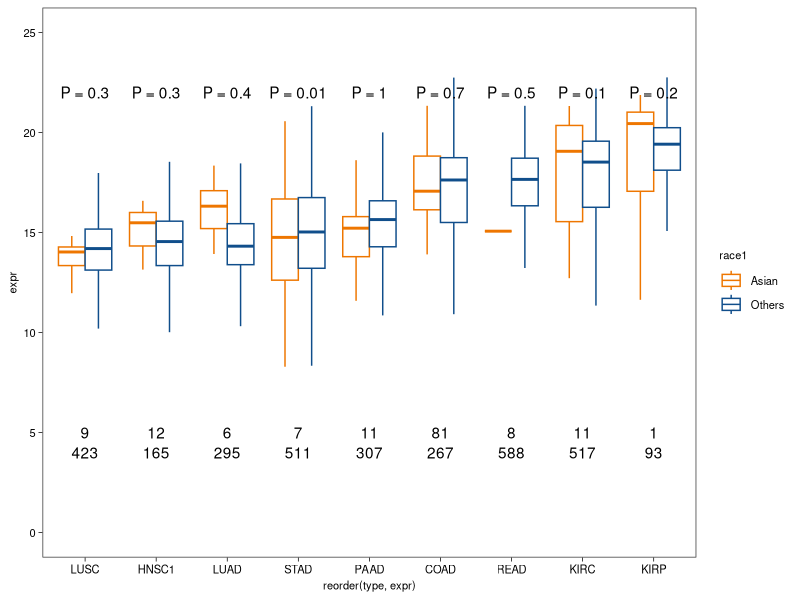
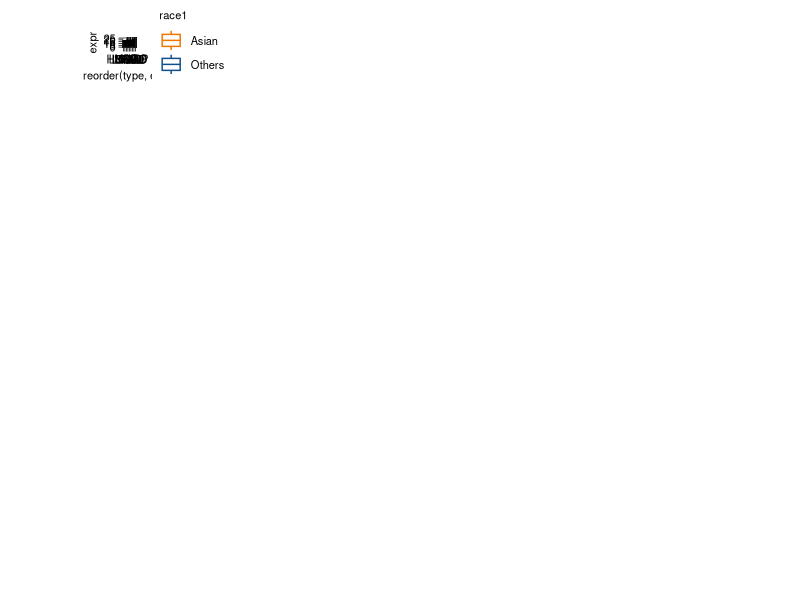

Recreate these plots in R, in order.
library("tidyverse")
mytheme <-  theme_bw()+
  theme(panel.grid.major = element_blank(),panel.grid.minor = element_blank())+
  theme(axis.text.x = element_text(colour="black", size=8))+
  theme(axis.text.y = element_text(colour="black", size=8))+
  theme(axis.title=element_text(size=8))+
  #theme(plot.title=element_text(size=1.5, lineheight=.9))+
  theme(axis.ticks=element_line(colour="black",size=0.25),axis.ticks.length=unit(.2,"lines"))+
  theme(legend.title=element_text(size=8))+
  theme(legend.text=element_text(size=8))
setwd("~/projects/ACE2/cancer_type_7/")
# input ACE2 expression level in 7 cancer type (log2(FPKM_UQ+1)); downloaded from UCSC Xena
type <- read.table("Data_ACE2_expression_among_seven_cancer_type.txt",sep="\t",header=T)
head(type)
names(type) <- c("type","sample","samples","tissue","age","gender","race","expr")
type$expr <- as.numeric(as.character(type$expr))
head(type)
str(type)
## other races marked with NA
type$race[type$race == "not reported" |type$race == "american indian or alaska native" |
            type$race == "native hawaiian or other pacific islander"] <- NA
## ANOVA 
summary(a <- lm(type$expr ~ type$type + type$age + type$gender + type$race))
anova(a)
# subset type
type1 <- type[,c("type","sample","race","expr")]
head(type1)
type2 <- na.omit(type1)
unique(type2$race)
## combine Aferican and European and mark with "Others"
type2$race1 <- "Others"
type2$race1[type2$race=="asian"] <- "Asian"

##compare ACE2 expression between Asians and others and calculate the p value 
## calculate the sample size of each race for each cancer type
subset(type2,race1=="Asian")[,sort("expr")]
a <- as.data.frame(type2 %>% group_by(type,race1) %>% summarise(median=median(expr)))
p <- vector(length=length(unique(type2$type)))
asian <- vector(length=length(unique(type2$type)))
other <- vector(length=length(unique(type2$type)))
t <- unique(type2$type)
for(i in 1:length(unique(type2$type))){
  p[i] <- wilcox.test(subset(type2,type==t[i] & race1=="Asian")$expr,subset(type2,type==t[i] & race1=="Others")$expr)$p.value
  asian[i] <- length(subset(type2,type==t[i] & race1=="Asian")$expr)
  other[i] <- length(subset(type2,type==t[i] & race1=="Others")$expr)
}
info <- data.frame(type=unique(type2$type),p=p,asian=asian,other=other)
info

# plot 
p1 <- ggplot(data=type2,aes(x=reorder(type,expr),y=expr,colour=race1))+
  geom_boxplot(position="dodge",outlier.size = 0.2,outlier.colour = "white")+
  mytheme+ylim(0,25)+
  scale_colour_manual(values=c("#EE7600", "#104E8B"))+
  #scale_x_discrete(limits=info$type)
  annotate("text", x=1, y=22, label=paste("P = ",signif(info$p[1],digit=1),sep="")) +
  annotate("text", x=2, y=22, label=paste("P = ",signif(info$p[2],digit=1),sep=""))+
  annotate("text", x=3, y=22, label=paste("P = ",signif(info$p[3],digit=1),sep=""))+
  annotate("text", x=4, y=22, label=paste("P = ",signif(info$p[4],digit=1),sep=""))+
  annotate("text", x=5, y=22, label=paste("P = ",signif(info$p[5],digit=1),sep=""))+
  annotate("text", x=6, y=22, label=paste("P = ",signif(info$p[6],digit=1),sep=""))+
  annotate("text", x=7, y=22, label=paste("P = ",signif(info$p[7],digit=1),sep=""))+
  annotate("text", x=8, y=22, label=paste("P = ",signif(info$p[8],digit=1),sep=""))+
  annotate("text", x=9, y=22, label=paste("P = ",signif(info$p[9],digit=1),sep=""))+
  annotate("text", x=1, y=5, label=info$asian[1])+
  annotate("text", x=2, y=5, label=info$asian[2])+
  annotate("text", x=3, y=5, label=info$asian[3])+
  annotate("text", x=4, y=5, label=info$asian[4])+
  annotate("text", x=5, y=5, label=info$asian[5])+
  annotate("text", x=6, y=5, label=info$asian[6])+
  annotate("text", x=7, y=5, label=info$asian[7])+
  annotate("text", x=8, y=5, label=info$asian[8])+
  annotate("text", x=9, y=5, label=info$asian[9])+
  annotate("text", x=1, y=4, label=info$other[1])+
  annotate("text", x=2, y=4, label=info$other[2])+
  annotate("text", x=3, y=4, label=info$other[3])+
  annotate("text", x=4, y=4, label=info$other[4])+
  annotate("text", x=5, y=4, label=info$other[5])+
  annotate("text", x=6, y=4, label=info$other[6])+
  annotate("text", x=7, y=4, label=info$other[7])+
  annotate("text", x=8, y=4, label=info$other[8])+
  annotate("text", x=9, y=4, label=info$other[9])
p1
library("grid")
pdf("20200207FigS5.pdf",width=20,height=20,useDingbats = F)
print(p1,vp=viewport(.2,.1,x=.2,y=.9))
dev.off()

  




